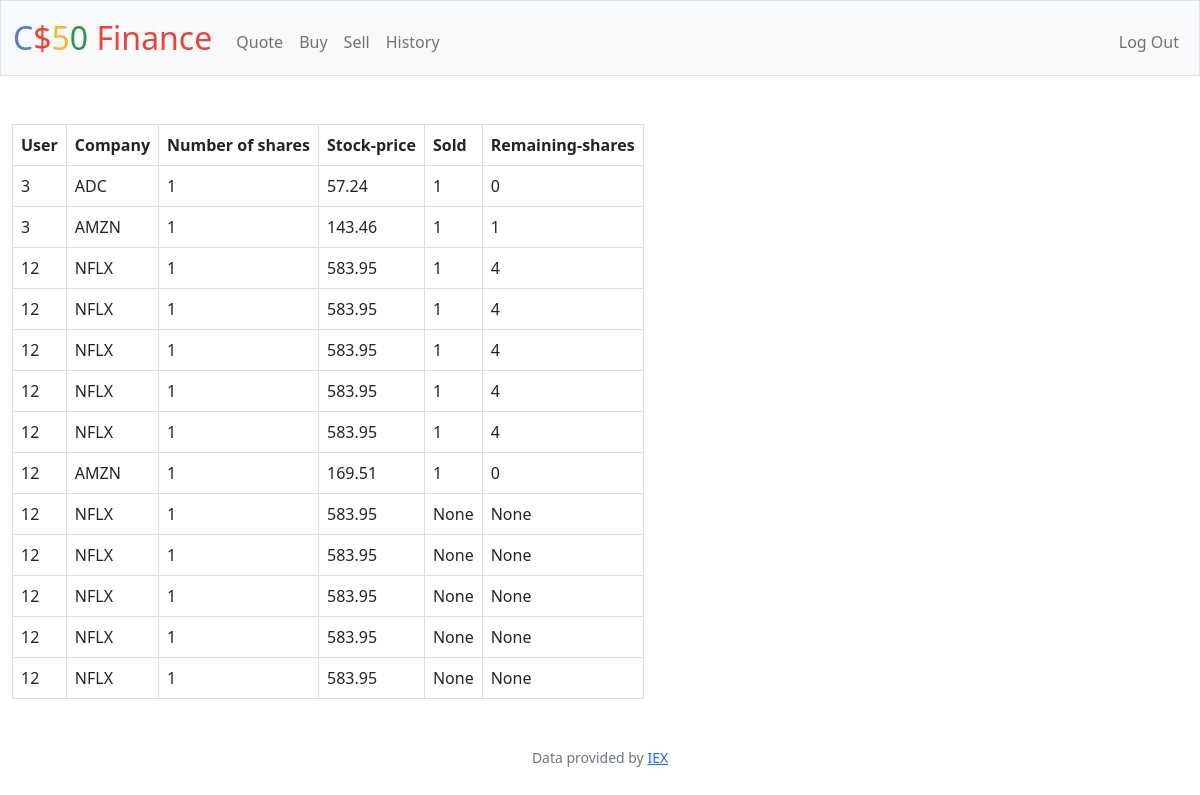
Page / (signed in) on the committed database.
### tables this page shows
CREATE TABLE purchases ( purchase_id INTEGER PRIMARY KEY AUTOINCREMENT,datebought DATE , datesold DATE,remainingshares INTEGER,sold INTEGER ,stockname varchar(20),numberofshares INTEGER, user_id INT ,purchaseprice INTEGER, FOREIGN KEY (user_id) REFERENCES users(id));

CREATE TABLE users (id INTEGER PRIMARY KEY AUTOINCREMENT NOT NULL, username TEXT NOT NULL, hash TEXT NOT NULL, cash NUMERIC NOT NULL DEFAULT 10000.00);

### app.py (the view)
@app.route("/")
@login_required
def index():
    usreId = session["user_id"]
    result = db.execute(
        "SELECT users.cash , purchases.remainingshares ,users.id,purchases.sold,  purchases.numberofshares,purchases.purchaseprice , purchases.stockname FROM purchases INNER JOIN   users ON users.id=purchases.user_id")
    return render_template("index.html", result=result)

### app.py (called while the page is built)
@app.after_request
def after_request(response):
    response.headers["Cache-Control"] = "no-cache, no-store, must-revalidate"
    response.headers["Expires"] = 0
    response.headers["Pragma"] = "no-cache"
    return response

### helpers.py (called while the page is built)
def login_required(f):
    @wraps(f)
    def decorated_function(*args, **kwargs):
        if session.get("user_id") is None:
            return redirect("/login")
        return f(*args, **kwargs)
    return decorated_function

### templates/index.html (shortened to what this page needs)
{% extends "layout.html" %}
{% block main %}
    <table>
    <tr>
    <th>User</th>
    <th>Company</th>
    <th>Number of shares </th>
        <th>Stock-price</th>
        <th>Sold</th>
        <th>Remaining-shares</th>
    </tr>
    {% for i in result %}
             <tr>
                 <td>{{ i['id'] }}</td>
                <td>{{ i['stockname'] }}</td>
                <td>{{ i['numberofshares'] }}</td>
                <td>{{ i['purchaseprice'] }}</td>
             <td>{{ i['sold']}}</td>
             <td>{{ i['remainingshares'] }}</td>
             </tr>
    {% endfor %}
    </table>
{% endblock %}

### templates/layout.html (shortened to what this page needs)
<!DOCTYPE html>
<html lang="en">
    <head>
        <link href="https://cdn.jsdelivr.net/npm/bootstrap@5.1.3/dist/css/bootstrap.min.css" rel="stylesheet">
        <link href="/static/styles.css" rel="stylesheet">
    </head>
    <body>
        <nav class="bg-light border navbar navbar-expand-md navbar-light">
            <div class="container-fluid">
                <a class="navbar-brand" href="/"><span class="blue">C</span><span class="red">$</span><span class="yellow">5</span><span class="green">0</span> <span class="red">Finance</span></a>
                <div class="collapse navbar-collapse" id="navbar">
                    {% if session["user_id"] %}
                        <ul class="navbar-nav me-auto mt-2">
                            <li class="nav-item"><a class="nav-link" href="/quote">Quote</a></li>
                            <li class="nav-item"><a class="nav-link" href="/buy">Buy</a></li>
                            <li class="nav-item"><a class="nav-link" href="/sell">Sell</a></li>
                            <li class="nav-item"><a class="nav-link" href="/history">History</a></li>
                        </ul>
                        <ul class="navbar-nav ms-auto mt-2">
                            <li class="nav-item"><a class="nav-link" href="/logout">Log Out</a></li>
                        </ul>
                    {% else %}
                        <ul class="navbar-nav ms-auto mt-2">
                            <li class="nav-item"><a class="nav-link" href="/register">Register</a></li>
                            <li class="nav-item"><a class="nav-link" href="/login">Log In</a></li>
                        </ul>
                    {% endif %}
                </div>
            </div>
        </nav>
        <main class="container-fluid py-5 text-center">
            {% block main %}{% endblock %}
        </main>
        <footer class="mb-5 small text-center text-muted">
            Data provided by <a href="https://iexcloud.io/">IEX</a>
        </footer>
    </body>
</html>

### static/styles.css (style rules this page uses)
nav .navbar-brand { font-size: xx-large; }
nav .navbar-brand .blue { color: #537fbe; }
nav .navbar-brand .red { color: #ea433b; }
nav .navbar-brand .yellow { color: #f5b82e; }
nav .navbar-brand .green { color: #2e944b; }
td, th { border: 1px solid #dddddd; text-align: left; padding: 8px; }

### rows in the picture
purchases: id "3", stockname "ADC", numberofshares "1", purchaseprice "57.24", sold "1", remainingshares "0"
purchases: id "3", stockname "AMZN", numberofshares "1", purchaseprice "143.46", sold "1", remainingshares "1"
purchases: id "12", stockname "NFLX", numberofshares "1", purchaseprice "583.95", sold "1", remainingshares "4"
purchases: id "12", stockname "NFLX", numberofshares "1", purchaseprice "583.95", sold "1", remainingshares "4"
purchases: id "12", stockname "NFLX", numberofshares "1", purchaseprice "583.95", sold "1", remainingshares "4"
purchases: id "12", stockname "NFLX", numberofshares "1", purchaseprice "583.95", sold "1", remainingshares "4"
purchases: id "12", stockname "NFLX", numberofshares "1", purchaseprice "583.95", sold "1", remainingshares "4"
purchases: id "12", stockname "AMZN", numberofshares "1", purchaseprice "169.51", sold "1", remainingshares "0"
purchases: id "12", stockname "NFLX", numberofshares "1", purchaseprice "583.95", sold "None", remainingshares "None"
purchases: id "12", stockname "NFLX", numberofshares "1", purchaseprice "583.95", sold "None", remainingshares "None"
purchases: id "12", stockname "NFLX", numberofshares "1", purchaseprice "583.95", sold "None", remainingshares "None"
purchases: id "12", stockname "NFLX", numberofshares "1", purchaseprice "583.95", sold "None", remainingshares "None"
purchases: id "12", stockname "NFLX", numberofshares "1", purchaseprice "583.95", sold "None", remainingshares "None"
